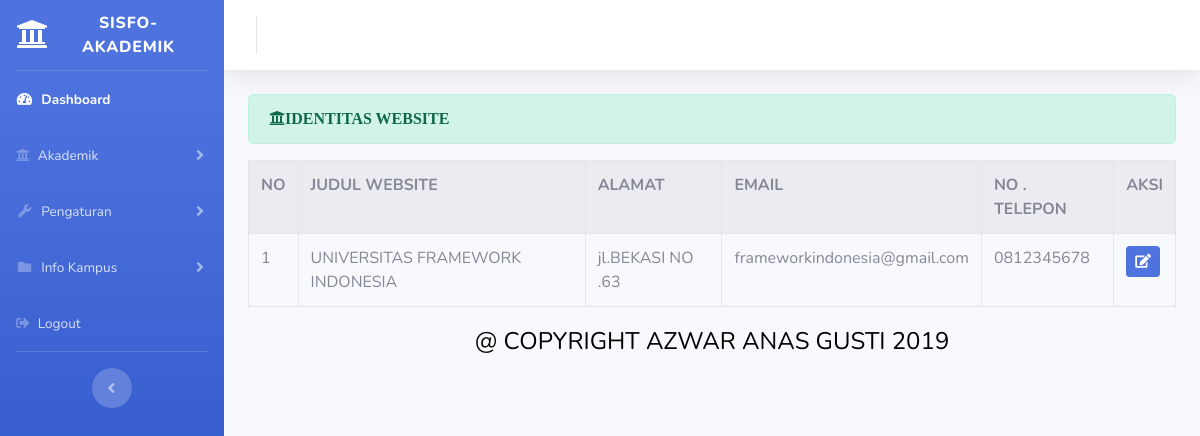
Page /index.php/administrator/identitas on the committed database.
### tables this page shows
CREATE TABLE `identitas` (
  `id_identitas` int(11) NOT NULL,
  `nama_website` varchar(50) NOT NULL,
  `alamat` varchar(100) NOT NULL,
  `email` varchar(50) NOT NULL,
  `telp` varchar(50) NOT NULL
);

### application/controllers/administrator/identitas.php (called while the page is built, shortened)
<?php
class Identitas extends CI_Controller{
	public function index()
	{
		$data['identitas']  = $this->identitas_model->tampil_data('identitas')->result();
		$this->load->view('templates_administrator/header');
		$this->load->view('templates_administrator/sidebar');
		$this->load->view('administrator/identitas',$data);
		$this->load->view('templates_administrator/footer');
	}
}

### index.php (called while the page is built, shortened)
<?php
require_once BASEPATH.'core/CodeIgniter.php';

### application/models/identitas_model.php (called while the page is built, shortened)
<?php
class Identitas_model extends CI_model{
   public function tampil_data($table)
   {
   	return $this->db->get($table);
   }
}

### application/views/administrator/identitas.php (the view, shortened to what this page needs)
<div class="container-fluid">
	 <div class="alert alert-success" role="alert">
   <i class="fas fa-university">IDENTITAS WEBSITE </i>
       </div>
        <table class="table table-bordered table-hover table-striped">
<tr>
        	<th>NO</th>
        	<th>JUDUL WEBSITE</th>
        	<th>ALAMAT</th>
        	<th>EMAIL</th>
        	<th>NO . TELEPON </th>
        	<th>AKSI</th>
        </tr>
    <?php
    $no = 1;
    foreach($identitas as $id) : ?>
        	<tr>
        		<td><?php echo $no++ ?></td>
        		<td><?php echo  $id->nama_website ?></td>
        		<td><?php echo  $id->alamat ?></td>
        		<td><?php echo  $id->email ?></td>
        	    <td><?php echo  $id->telp ?></td>
	            <td width="20px"><?php echo anchor('administrator/identitas/update/'. $id->id_identitas,'<div class="btn btn-sm btn-primary"><i class="fa fa-edit"></i></div>') ?></td>
        	</tr>
        <?php endforeach; ?>
        </table>
</div>

### rows in the picture
identitas: nama_website "UNIVERSITAS FRAMEWORK INDONESIA", alamat "jl.BEKASI NO .63", email "frameworkindonesia@gmail.com", telp "0812345678"
